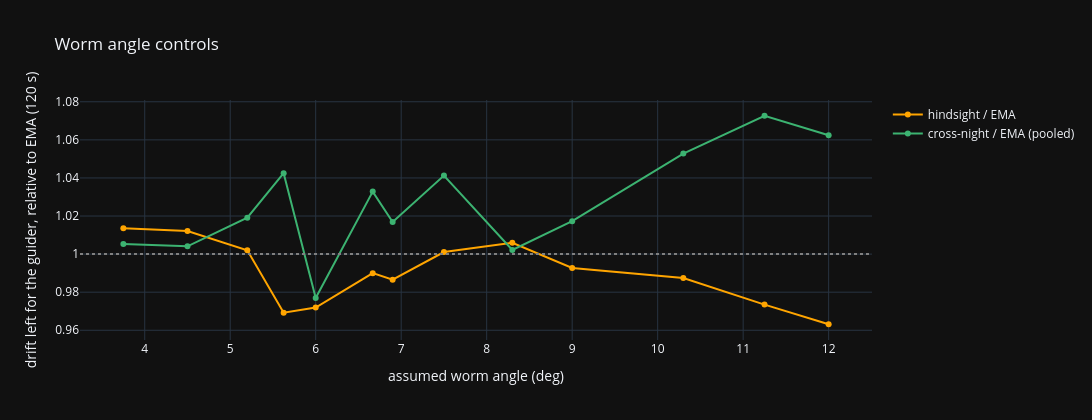

The code cell stored with this chart in its notebook:
### Markdown cell above
### Controls: is the gain specific to a worm angle?

For each assumed worm angle -- the tooth counts 960:1 allows with an integer first stage, the old 54-tooth guess,
and arbitrary angles -- the hindsight fit (left) and the **cross-night** fit (right: profile learnt on the mount's
other nights, scored on a held-out night; raw motor angles only). A real worm shows as a dip at its angle and not
elsewhere. The cross-night control is the stronger test: extra parameters can't help there.

### Code cell
CANDIDATES = {f'{n} teeth': 360 / n for n in (30, 32, 40, 48, 60, 64, 80, 96)}
CANDIDATES.update({'54 teeth (972 guess)': 360 / 54, 'arbitrary 5.2': 5.2, 'arbitrary 6.9': 6.9,
                   'arbitrary 8.3': 8.3, 'arbitrary 10.3': 10.3})
raw_segs = [s for s in segs if s.name in RAW]
ctl_hind = worm_angle_control(segs, tuple(CANDIDATES.values()), EMA, lat_of)
rows = []
for label, W in CANDIDATES.items():
    b = worm_benchmark(raw_segs, EMA, lat_of, raw_theta=RAW, same_mount=SAME_MOUNT, guide_intervals_s=(120,), worm_theta=W)
    b = b[b['model'].isin(['no_pec', EMA.name, 'worm: other sessions'])]
    per = b.pivot_table(index=['seg', 'axis'], columns='model', values='rms')
    v = (per['worm: other sessions'] / per[EMA.name]).dropna()
    rows.append({'worm': label, 'angle deg': round(W, 3), 'hindsight / EMA': ctl_hind[W],
                 'cross-night / EMA (pooled)': relative_to(b, EMA.name).loc['worm: other sessions', (120, 'vs ref')],
                 'cross-night median': v.median(), 'cross-night better in %': (v < 1).mean() * 100})
controls = pd.DataFrame(rows).sort_values('angle deg')
fig = go.Figure()
for col, c in (('hindsight / EMA', 'orange'), ('cross-night / EMA (pooled)', 'mediumseagreen')):
    fig.add_trace(go.Scatter(x=controls['angle deg'], y=controls[col], mode='markers+lines', name=col,
                             text=controls['worm'], line=dict(color=c)))
fig.add_hline(y=1.0, line=dict(color='gray', dash='dot'))
fig.update_layout(height=420, width=1100, template=TEMPLATE, xaxis_title='assumed worm angle (deg)',
                  yaxis_title='drift left for the guider, relative to EMA (120 s)', title='Worm angle controls')
fig.show()
controls.round(3)

### Figure 1 — Plotly figure (JSON) as saved in the notebook; plotly's stock layout.template omitted (floating-point values rounded to 4 significant figures)
{"data": [{"line": {"color": "orange"}, "mode": "markers+lines", "name": "hindsight / EMA", "text": ["96 teeth", "80 teeth", "arbitrary 5.2", "64 teeth", "60 teeth", "54 teeth (972 guess)", "arbitrary 6.9", "48 teeth", "arbitrary 8.3", "40 teeth", "arbitrary 10.3", "32 teeth", "30 teeth"], "type": "scatter", "x": [3.75, 4.5, 5.2, 5.625, 6.0, 6.667, 6.9, 7.5, 8.3, 9.0, 10.3, 11.25, 12.0], "y": [1.014, 1.012, 1.002, 0.9692, 0.9719, 0.99, 0.9866, 1.001, 1.006, 0.9927, 0.9875, 0.9735, 0.9632]}, {"line": {"color": "mediumseagreen"}, "mode": "markers+lines", "name": "cross-night / EMA (pooled)", "text": ["96 teeth", "80 teeth", "arbitrary 5.2", "64 teeth", "60 teeth", "54 teeth (972 guess)", "arbitrary 6.9", "48 teeth", "arbitrary 8.3", "40 teeth", "arbitrary 10.3", "32 teeth", "30 teeth"], "type": "scatter", "x": [3.75, 4.5, 5.2, 5.625, 6.0, 6.667, 6.9, 7.5, 8.3, 9.0, 10.3, 11.25, 12.0], "y": [1.005, 1.004, 1.019, 1.042, 0.977, 1.033, 1.017, 1.041, 1.002, 1.017, 1.053, 1.073, 1.062]}], "layout": {"height": 420, "shapes": [{"line": {"color": "gray", "dash": "dot"}, "type": "line", "x0": 0, "x1": 1, "xref": "x domain", "y0": 1, "y1": 1, "yref": "y"}], "title": {"text": "Worm angle controls"}, "width": 1100, "xaxis": {"title": {"text": "assumed worm angle (deg)"}}, "yaxis": {"title": {"text": "drift left for the guider, relative to EMA (120 s)"}}}}
